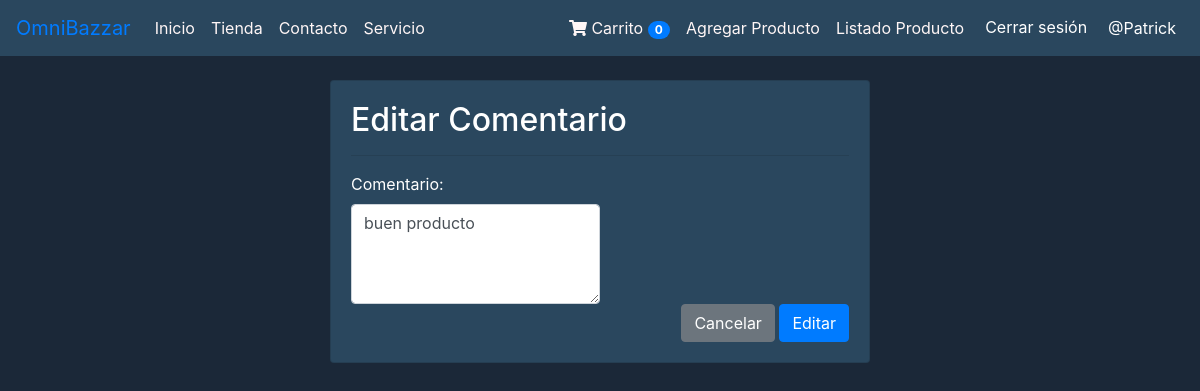
/editar-comentario/14/28/ (signed in), run on an earlier commit of the app's database.
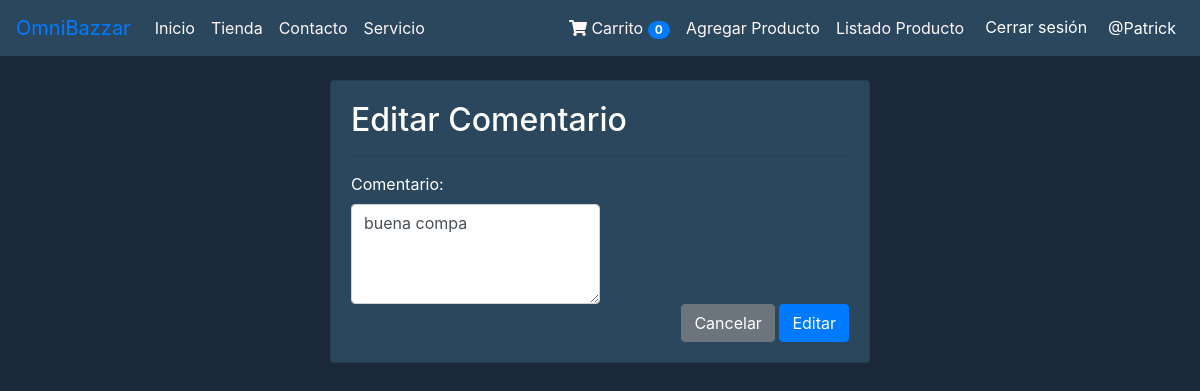
And on a later commit of the database.
### productos/models.py (models this page shows, shortened)
class Resena(models.Model):
    producto = models.ForeignKey(Producto, on_delete=models.CASCADE)
    usuario = models.ForeignKey(User, on_delete=models.CASCADE)
    comentario = models.TextField()
    fecha_creacion = models.DateTimeField(auto_now_add=True)

### productos/views.py (the view, shortened to what this page needs)
# urls.py: path('editar-comentario/<int:id>/<int:producto_id>/', views.editar_comentario, name='editar_comentario'),
@login_required
def editar_comentario(request, id, producto_id):
    resena = get_object_or_404(Resena, id=id)
    data = {
        'form': UpdateComentarioForm(instance=resena),
        'producto_id': producto_id
    }
    return render(request, 'compra/editar_comentario.html', data)

### productos/forms.py
class UpdateComentarioForm(forms.ModelForm):
    class Meta:
        model = Resena
        fields = ['comentario']
        widgets = {
            'comentario': forms.Textarea(attrs={
                'rows': 4,         # Número de filas del textarea
                'cols': 50,        # Número de columnas del textarea
                'placeholder': 'Escribe tu comentario aquí...',  # Texto de ayuda
                'class': 'form-control',  # Clases de CSS para Bootstrap (opcional)
                'required': True,  # Hace que el campo sea obligatorio
                'style': 'width:50%; height: 100px; position: relative;'
            }),
        }

### productos/templates/compra/editar_comentario.html (shortened to what this page needs)
{% extends "productos/base.html" %}
{% block content %}
<div class="container">
    <div class="row">
        <div class="col-12 col-md-6 offset-md-3">
            <div class="card" style="background-color: #2a475e;";>
                <div class="card-body">
                    <h2 style="color: white;">Editar Comentario</h2>
                    <hr>
                    <form action="" method="post" enctype="multipart/form-data" style="color: white;">
                        {{ form }}
                        <div class="d-flex justify-content-end">
                            <input type="reset" value="Cancelar" class="btn btn-secondary">
                            <input type="submit" value="Editar" class="btn btn-primary">
                        </div>
                    </form>
                </div>
            </div>
        </div>
    </div>
</div>
{% endblock %}

What changed in the data, as far as the page shows it:
changed Resena: comentario "buen producto" → "buena compa"
